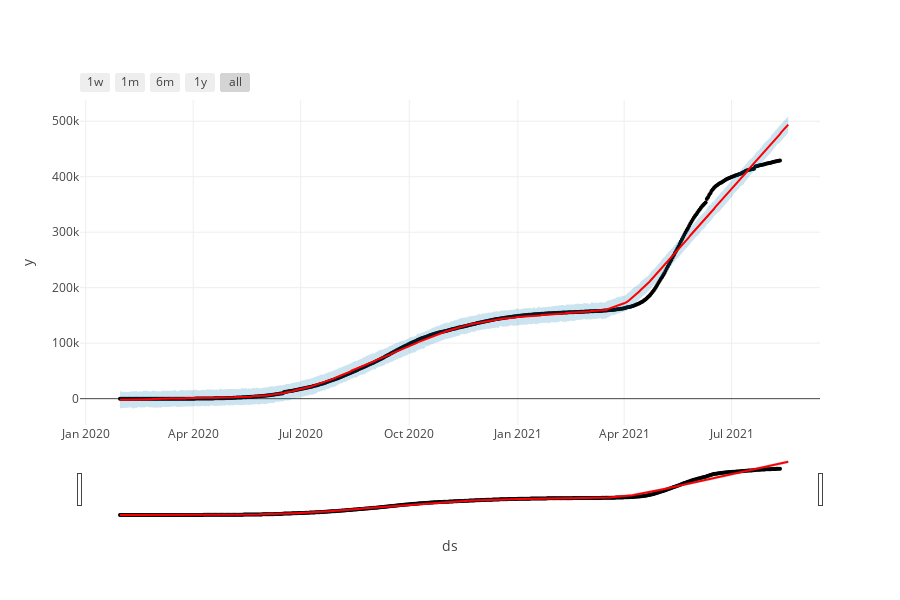

Notebook code for this chart:
### Code cell
#interactive plot displaying the number of deaths in the country for a week,a month, 6 months ,1yr and the overall trend.

plot6 = plot_plotly(mod3, forecast_india_deaths) 

plot6.update_layout(template='gridon')   #setting the template style
plot6.update_traces(line_color='red')          #setting the colour of the trace
iplot(plot6)

### Figure 1 — Plotly figure (JSON) as saved in the notebook; plotly's stock layout.template omitted (floating-point values rounded to 4 significant figures; data arrays with more than 128 entries replaced by an {"elided": "..."} marker saying what was removed)
{"data": [{"line": {"color": "red"}, "marker": {"color": "black", "size": 4}, "mode": "markers", "name": "Actual", "type": "scatter", "x": {"elided": "560 str values"}, "y": {"elided": "560 int values"}}, {"hoverinfo": "skip", "line": {"color": "red", "width": 0}, "mode": "lines", "type": "scatter", "x": {"elided": "567 str values"}, "y": {"elided": "567 float values"}}, {"fill": "tonexty", "fillcolor": "rgba(0, 114, 178, 0.2)", "line": {"color": "red", "width": 2}, "mode": "lines", "name": "Predicted", "type": "scatter", "x": {"elided": "567 str values"}, "y": {"elided": "567 float values"}}, {"fill": "tonexty", "fillcolor": "rgba(0, 114, 178, 0.2)", "hoverinfo": "skip", "line": {"color": "red", "width": 0}, "mode": "lines", "type": "scatter", "x": {"elided": "567 str values"}, "y": {"elided": "567 float values"}}], "layout": {"height": 600, "showlegend": false, "width": 900, "xaxis": {"rangeselector": {"buttons": [{"count": 7, "label": "1w", "step": "day", "stepmode": "backward"}, {"count": 1, "label": "1m", "step": "month", "stepmode": "backward"}, {"count": 6, "label": "6m", "step": "month", "stepmode": "backward"}, {"count": 1, "label": "1y", "step": "year", "stepmode": "backward"}, {"step": "all"}]}, "rangeslider": {"visible": true}, "title": {"text": "ds"}, "type": "date"}, "yaxis": {"title": {"text": "y"}}}}
